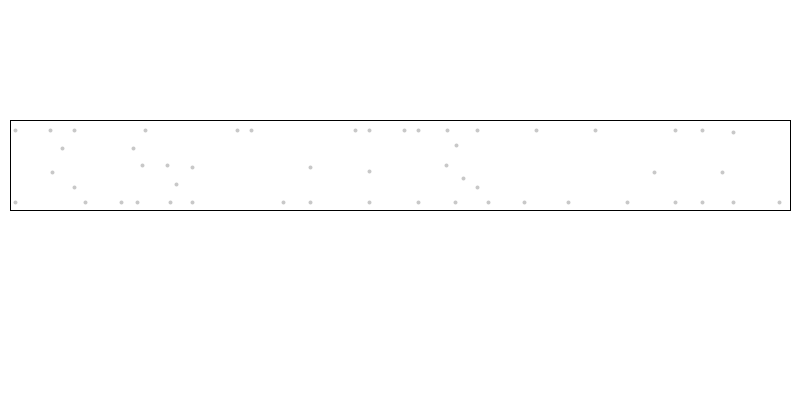
Frame 1 (no input)
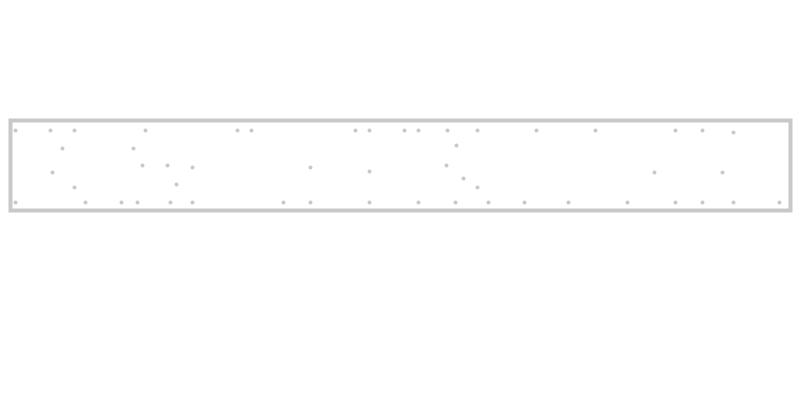
Frame 60 (the mouse pressed at the canvas centre just before this capture)
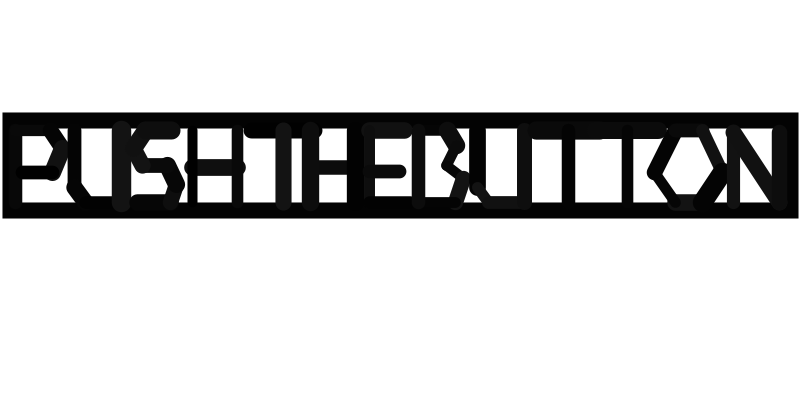
Frame 120 (the mouse held since frame 60 and released just before this capture)

The Processing sketch that drew these frames (run headless with seeded random() and noise(); from frame 60 on, the mouse is pressed at the canvas centre):

// Processing sketch: processing_2055
// ── processing_2055.pde

/**
 *    fjenett 2009-05-07
 *    
 *    system für einen generativen font, schrift von tobias tschense
 */

String input = "pushthebutton";  // der eingegebene text
float spacing = 59;

void setup ()
{
    size( 805, 400 );
}


void draw ()
{
    background( 255 );     // hintergrund weiss
    rect (10,120,780,90);

    drawGenerativeText( input, 15, height/2 );
}


void keyPressed ()                             // wird aufgerufen wenn eine taste gedrückt wurde!
{
    if ( key == BACKSPACE || key == DELETE )   // ist die taste delete oder backspace? dann ..
    {
        if ( input != null && input.length() > 0 )    // enthält unsere variable schon text? dann ..
        {
            input = input.substring(0,input.length()-1);    // um eines verkürzen
        }
    }
    else if ( key != CODED )                   // taste nicht kodiert (hat ein zeichen)? dann ..
    {
        input += key;                          // zeichen an den text in der variable anhängen
    }
}

void drawGenerativeText ( String txt, float x, float y )
{
    if ( input == null || input.trim().equals("") ) return;    // leer? dann nix machen

        stroke( 0 );
    noFill();

    pushMatrix();

    translate( x, y );
    translate( 0, -70 );

    for ( int i = 0; i < txt.length(); i++ )
    {
        char c = input.charAt( i );

        drawGenerativeChar(c);
    }

    popMatrix();
}

void rLine ( float x1, float y1, float x2, float y2 )
{
    if (mousePressed == true) {
    smooth ();
    strokeWeight (random (10,20));
    stroke (random (20));
    
    beginShape (LINES);
    vertex (x1, y1);
    vertex (x2, y2);
    endShape ();
    
    
    
  } else {
    strokeWeight (4);
    stroke ( 200);
    point( x1, y1);
   
  }
    
    
    
     
}

void drawGenerativeChar ( char c )
{
    switch ( c )
    {
    case 'a':
        draw_a();
        break;
    case 'b':
        draw_b();
        break;
    case 'c':
        draw_c();
        break;
    case 'd':
        draw_d();
        break;
    case 'e':
        draw_e();
        break;
    case 'f':
        draw_f();
        break;
    case 'g':
        draw_g();
        break;
    case 'h':
        draw_h();
        break;
    case 'i':
        draw_i();
        break;
    case 'j':
        draw_j();
        break;
    case 'k':
        draw_k();
        break;
    case 'l':
        draw_l();
        break;
    case 'm':
        draw_m();
        break;
    case 'n':
        draw_n();
        break;
    case 'o':
        draw_o();
        break;
    case 'p':
        draw_p();
        break;
    case 'q':
        draw_q();
        break;
    case 'r':
        draw_r();
        break;
    case 's':
        draw_s();
        break;
    case 't':
        draw_t();
        break;
    case 'u':
        draw_u();
        break;
    case 'v':
        draw_v();
        break;
    case 'w':
        draw_w();
        break;
    case 'x':
        draw_x();
        break;
    case 'y':
        draw_y();
        break;
    case 'z':
        draw_z();
        break;

    case '0':
        draw_0();
        break;
    case '1':
        draw_1();
        break;
    case '2':
        draw_2();
        break;
    case '3':
        draw_3();
        break;
    case '4':
        draw_4();
        break;
    case '5':
        draw_5();
        break;
    case '6':
        draw_6();
        break;
    case '7':
        draw_7();
        break;
    case '8':
        draw_8();
        break;
    case '9':
        draw_9();
        break;
    }
}

void draw_a () {
    rLine( 0 , 72 , 26 , 0 );
    rLine( 26 , 0 , 46 , 72 );
    rLine( 46 , 72 , 13 , 54 );
    translate(spacing, 0);
}

void draw_b () {
    rLine( 0 , 0 , 29 , 0 );
    rLine( 29 , 0 , 38 , 15 );
    rLine( 38 , 15 , 28 , 35 );
    rLine( 28 , 35 , 45 , 48 );
    rLine( 45 , 48 , 37 , 72 );
    rLine( 37 , 72 , 0 , 72 );
    rLine( 0 , 72 , 0 , 0 );
    translate(spacing, 0);
}

void draw_c () {
    rLine( 53 , 62 , 47 , 72 );
    rLine( 47 , 72 , 16 , 72 );
    rLine( 16 , 72 , 0 , 41 );
    rLine( 0 , 41 , 16 , 0 );
    rLine( 16 , 0 , 47 , 0 );
    rLine( 47 , 0 , 47 , 10 );
    translate(spacing, 0);
}

void draw_d () {
    rLine( 0 , 0 , 35 , 0 );
    rLine( 35 , 0 , 53 , 41 );
    rLine( 53 , 41 , 37 , 72 );
    rLine( 37 , 72 , 0 , 72 );
    rLine( 0 , 72 , 0 , 0 );
    translate(spacing, 0);
}

void draw_e () {
    rLine( 35 , 0 , 0 , 0 );
    rLine( 0 , 0 , 0 , 72 );
    rLine( 0 , 72 , 41 , 72 );
    rLine( 0 , 41 , 30 , 41 );
    translate(spacing-10, 0);
}

void draw_f () {
    rLine( 0 , 72 , 0 , 0 );
    rLine( 0 , 0 , 35 , 0 );
    rLine( 32 , 42 , 0 , 42 );
    translate(spacing, 0);
}

void draw_g () {
    rLine( 33 , 41 , 58 , 41 );
    rLine( 58 , 41 , 58 , 72 );
    rLine( 58 , 72 , 16 , 72 );
    rLine( 16 , 72 , 0 , 41 );
    rLine( 0 , 41 , 16 , 0 );
    rLine( 16 , 0 , 52 , 0 );
    rLine( 52 , 0 , 52 , 10 );
    translate(spacing+10, 0);
}

void draw_h () {
    rLine( 0 , 37 , 45 , 37 );
    rLine( 0 , 72 , 0 , 0 );
    rLine( 45 , 0 , 45 , 72 );
    translate(spacing, 0);
}

void draw_i () {
    rLine( 0 , 0 , 25 , 0 );
    rLine( 0 , 72 , 25 , 72 );
    rLine( 13 , 72 , 13 , 0 );
    translate(spacing-20, 0);
}

void draw_j () {
    rLine( 10 , 88 , 27 , 74 );
    rLine( 27 , 74 , 27 , 0 );
    rLine( 27 , 0 , 0 , 0 );
    rLine( 0 , 0 , 0 , 10 );
    translate(spacing, 0);
}

void draw_k () {
    rLine( 0 , 72 , 0 , 0 );
    rLine( 31 , 0 , 0 , 40 );
    rLine( 0 , 40 , 44 , 72 );
    translate(spacing, 0);
}

void draw_l () {
    rLine( 39 , 61 , 39 , 72 );
    rLine( 39 , 72 , 0 , 72 );
    rLine( 0 , 72 , 0 , 0 );
    translate(spacing-10, 0);
}

void draw_m () {
    rLine( 1 , 74 , 13 , 2 );
    rLine( 13 , 2 , 36 , 61 );
    rLine( 36 , 61 , 60 , 2 );
    rLine( 60 , 2 , 72 , 74 );
    translate(spacing, 0);
}

void draw_n () {
    rLine( 0 , 72 , 0 , 2 );
    rLine( 0 , 2 , 46 , 72 );
    rLine( 46 , 72 , 46 , 2 );
    translate(spacing, 0);
}

void draw_o () {
    rLine( 48 , 72 , 21 , 72 );
    rLine( 21 , 72 , 0 , 42 );
    rLine( 0 , 42 , 21 , 0 );
    rLine( 21 , 0 , 48 , 0 );
    rLine( 48 , 0 , 68 , 42 );
    rLine( 68 , 42 , 48 , 72 );
    translate(spacing+20, 0); 
}

void draw_p () {
    rLine( 0 , 72 , 0 , 0 );
    rLine( 0 , 0 , 35 , 0 );
    rLine( 35 , 0 , 47 , 18 );
    rLine( 47 , 18 , 37 , 42 );
    rLine( 37 , 42 , 7 , 42 );
    translate(spacing, 0);    
}

void draw_q () {
    rLine( 51 , 80 , 34 , 66 );
    rLine( 34 , 66 , 21 , 72 );
    rLine( 21 , 72 , 0 , 42 );
    rLine( 0 , 42 , 21 , 0 );
    rLine( 21 , 0 , 48 , 0 );
    rLine( 48 , 0 , 68 , 42 );
    rLine( 68 , 42 , 48 , 72 );
    translate(spacing, 0);
}

void draw_r () {
    rLine( 0 , 72 , 0 , 0 );
    rLine( 0 , 0 , 34 , 0 );
    rLine( 34 , 0 , 47 , 18 );
    rLine( 47 , 18 , 36 , 42 );
    rLine( 36 , 42 , 6 , 42 );
    rLine( 6 , 42 , 51 , 72 );
    translate(spacing, 0);
}

void draw_s () {
    rLine( 4 , 72 , 37 , 72 );
    rLine( 37 , 72 , 43 , 54 );
    rLine( 43 , 54 , 34 , 35 );
    rLine( 34 , 35 , 9 , 35 );
    rLine( 9 , 35 , 0 , 18 );
    rLine( 0 , 18 , 12 , 0 );
    rLine( 12 , 0 , 38 , 0 );
    translate(spacing, 0);
}

void draw_t () {
    rLine( 0 , 0 , 63 , 0 );
    rLine( 32 , 72 , 32 , 0 );
    translate(spacing, 0);
}

void draw_u () {
    rLine( 0 , 0 , 0 , 57 );
    rLine( 0 , 57 , 11 , 72 );
    rLine( 11 , 72 , 47 , 72 );
    rLine( 47 , 72 , 47 , 0 );
    translate(spacing, 0);
}

void draw_v () {
    rLine( 0 , 0 , 26 , 72 );
    rLine( 26 , 72 , 52 , 0 );
    translate(spacing, 0);
}

void draw_w () {
    rLine( 0 , 0 , 26 , 72 );
    rLine( 26 , 72 , 41 , 30 );
    rLine( 30 , 0 , 57 , 72 );
    rLine( 57 , 72 , 82 , 0 );
    translate(spacing+30, 0);
}

void draw_x () {
    rLine( 0 , 72 , 43 , 0 );
    rLine( 0 , 0 , 43 , 72 );
    translate(spacing, 0);
}

void draw_y () {
    rLine( 22 , 72 , 22 , 40 );
    rLine( 22 , 40 , 44 , 0 );
    rLine( 0 , 0 , 22 , 40 );
    translate(spacing, 0);
}

void draw_z () {
    rLine( 4 , 0 , 47 , 0 );
    rLine( 47 , 0 , 0 , 72 );
    rLine( 0 , 72 , 46 , 72 );
    translate(spacing, 0);
}

void draw_0 () {
    rLine( 45 , 72 , 0 , 72 );
    rLine( 0 , 72 , 0 , 0 );
    rLine( 0 , 0 , 45 , 0 );
    rLine( 45 , 0 , 45 , 72 );
    translate(spacing, 0);
}

void draw_1 () {
    rLine( 19 , 72 , 49 , 72 );
    rLine( 0 , 13 , 34 , 0 );
    rLine( 34 , 1 , 34 , 72 );
    translate(spacing, 0);
}

void draw_2 () {
    rLine( 3 , 0 , 29 , 0 );
    rLine( 29 , 0 , 44 , 20 );
    rLine( 44 , 20 , 0 , 72 );
    rLine( 0 , 72 , 45 , 72 );
    translate(spacing, 0);
}

void draw_3 () {
    rLine( 3 , 0 , 28 , 0 );
    rLine( 28 , 0 , 40 , 17 );
    rLine( 40 , 17 , 28 , 34 );
    rLine( 28 , 34 , 45 , 51 );
    rLine( 45 , 51 , 31 , 72 );
    rLine( 31 , 72 , 0 , 72 );
    translate(spacing, 0);
}

void draw_4 () {
    rLine( 50 , 50 , 0 , 50 );
    rLine( 0 , 50 , 40 , 0 );
    rLine( 40 , 0 , 40 , 72 );
    translate(spacing, 0);
}

void draw_5 () {
    rLine( 0 , 72 , 26 , 72 );
    rLine( 26 , 72 , 38 , 51 );
    rLine( 38 , 51 , 24 , 34 );
    rLine( 24 , 34 , 0 , 34 );
    rLine( 0 , 34 , 0 , 0 );
    rLine( 0 , 0 , 33 , 0 );
    translate(spacing, 0);
}

void draw_6 () {
    rLine( 0 , 33 , 35 , 37 );
    rLine( 35 , 37 , 35 , 72 );
    rLine( 35 , 72 , 0 , 72 );
    rLine( 0 , 72 , 0 , 33 );
    rLine( 0 , 33 , 20 , 0 );
    translate(spacing, 0);
}

void draw_7 () {
    rLine( 0 , 0 , 41 , 0 );
    rLine( 41 , 0 , 15 , 72 );
    translate(spacing, 0);
}

void draw_8 () {
    rLine( 2 , 33 , 2 , 0 );
    rLine( 2 , 0 , 35 , 0 );
    rLine( 35 , 0 , 35 , 33 );
    rLine( 35 , 33 , 0 , 40 );
    rLine( 0 , 40 , 0 , 72 );
    rLine( 0 , 72 , 38 , 72 );
    rLine( 38 , 72 , 38 , 40 );
    rLine( 38 , 40 , 2 , 33 );
    translate(spacing, 0);
}

void draw_9 () {
    rLine( 31 , 42 , 10 , 42 );
    rLine( 10 , 42 , 0 , 21 );
    rLine( 0 , 21 , 17 , 0 );
    rLine( 17 , 0 , 44 , 0 );
    rLine( 44 , 0 , 28 , 72 );
    translate(spacing, 0);
}
